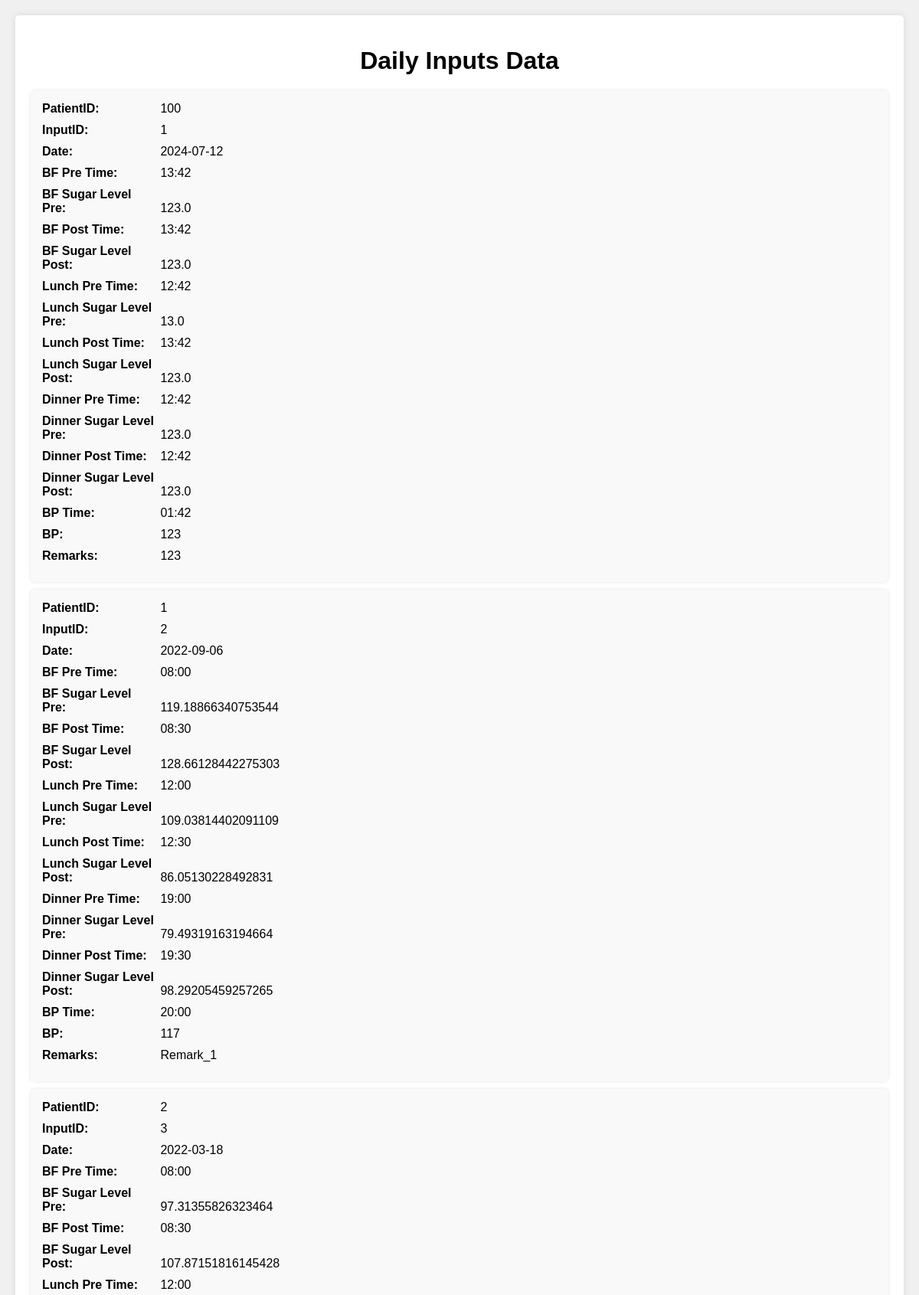
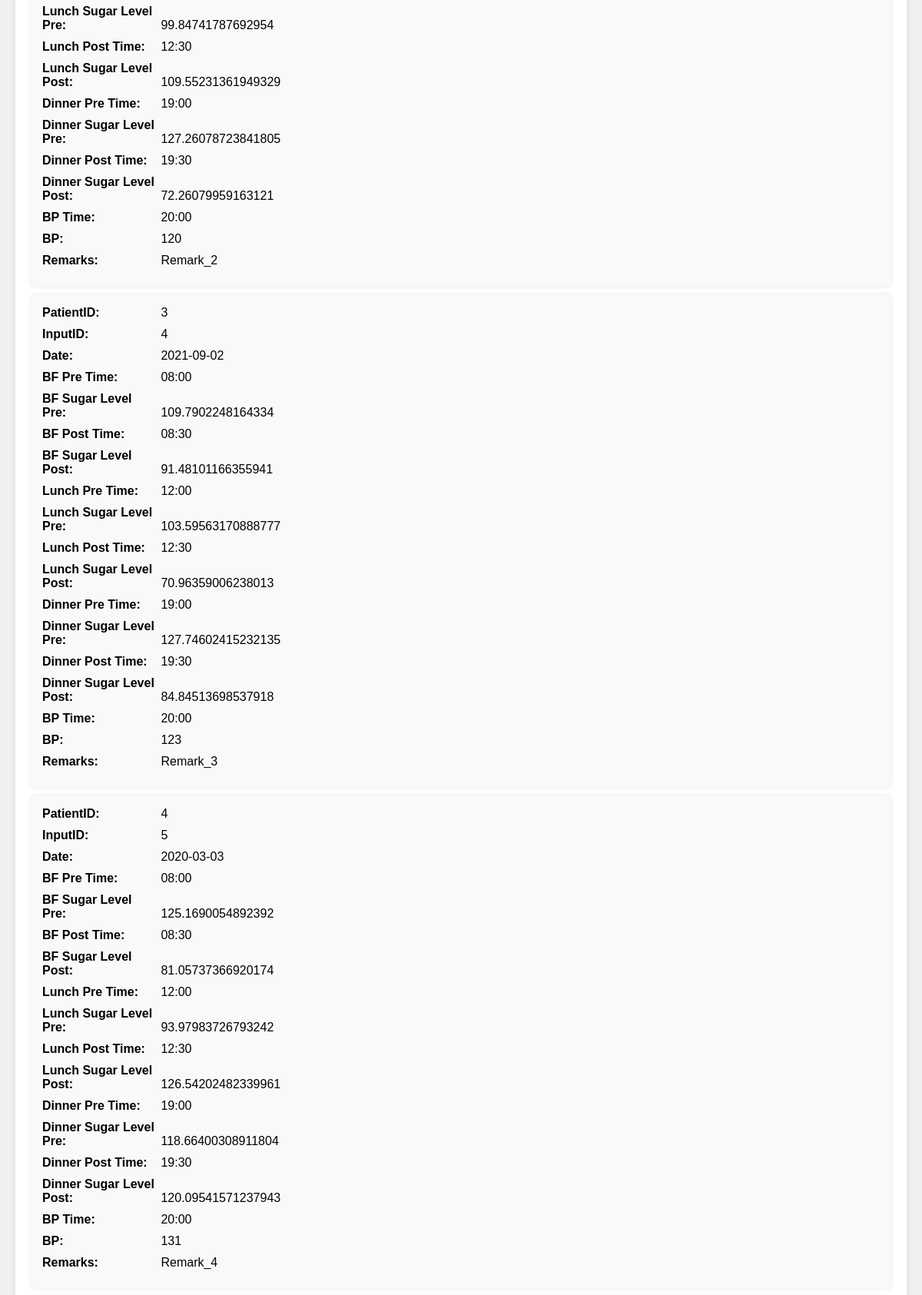
The page /dailyinputs (upper part) on the database its author committed (2 pictures, top to bottom).
### tables this page shows
CREATE TABLE DailyInputs (
                InputID INTEGER PRIMARY KEY AUTOINCREMENT,
                PatientID INTEGER,
                Date DATE,
                BfPreTime TIME,
                BfSugarLevelPre REAL,
                BfPostTime TIME,
                BfSugarLevelPost REAL,
                LunchPreTime TIME,
                LunchSugarLevelPre REAL,
                LunchPostTime TIME,
                LunchSugarLevelPost REAL,
                DinnerPreTime TIME,
                DinnerSugarLevelPre REAL,
                DinnerPostTime TIME,
                DinnerSugarLevelPost REAL,
                BPTime TIME,
                BP INTEGER,
                image BLOB,
                remarks TEXT
            );

### app.py (the view)
@app.route('/dailyinputs', methods=['GET'])
def fetch_dailyinputs():
    conn = get_db_connection(2)
    cursor = conn.cursor()
    cursor.execute("SELECT * FROM DailyInputs")
    rows = cursor.fetchall()
    cursor.close()
    conn.close()
    return render_template('dailyinputs.html', rows=rows)

### database.py (called while the page is built)
def get_db_connection(database):
    if database == 1:
        conn = sqlite3.connect('Details.db')
        conn.row_factory = sqlite3.Row
        return conn
    elif database == 2:
        conn = sqlite3.connect('History.db')
        conn.row_factory = sqlite3.Row
        return conn

### templates/dailyinputs.html (shortened to what this page needs)
<!DOCTYPE html>
<html lang="en">
<head>
    <link rel="stylesheet" href="{{ url_for('static', filename='style.css') }}">
</head>
<body>
    <div class="container">
        <h1>Daily Inputs Data</h1>
        {% for row in rows %}
        <div class="record">
            <div><strong>PatientID:</strong> {{ row['PatientID'] }}</div>
            <div><strong>InputID:</strong> {{ row['InputID'] }}</div>
            <div><strong>Date:</strong> {{ row['Date'] }}</div>
            <div><strong>BF Pre Time:</strong> {{ row['BfPreTime'] }}</div>
            <div><strong>BF Sugar Level Pre:</strong> {{ row['BfSugarLevelPre'] }}</div>
            <div><strong>BF Post Time:</strong> {{ row['BfPostTime'] }}</div>
            <div><strong>BF Sugar Level Post:</strong> {{ row['BfSugarLevelPost'] }}</div>
            <div><strong>Lunch Pre Time:</strong> {{ row['LunchPreTime'] }}</div>
            <div><strong>Lunch Sugar Level Pre:</strong> {{ row['LunchSugarLevelPre'] }}</div>
            <div><strong>Lunch Post Time:</strong> {{ row['LunchPostTime'] }}</div>
            <div><strong>Lunch Sugar Level Post:</strong> {{ row['LunchSugarLevelPost'] }}</div>
            <div><strong>Dinner Pre Time:</strong> {{ row['DinnerPreTime'] }}</div>
            <div><strong>Dinner Sugar Level Pre:</strong> {{ row['DinnerSugarLevelPre'] }}</div>
            <div><strong>Dinner Post Time:</strong> {{ row['DinnerPostTime'] }}</div>
            <div><strong>Dinner Sugar Level Post:</strong> {{ row['DinnerSugarLevelPost'] }}</div>
            <div><strong>BP Time:</strong> {{ row['BPTime'] }}</div>
            <div><strong>BP:</strong> {{ row['BP'] }}</div>
            <div><strong>Remarks:</strong> {{ row['remarks'] }}</div>
        </div>
        {% endfor %}
    </div>
</body>
</html>

### static/style.css (style rules this page uses)
body { font-family: Arial, sans-serif; background-color: #f0f0f0; margin: 0; padding: 20px; }
.container { background-color: #fff; padding: 20px; border-radius: 5px; box-shadow: 0 0 10px rgba(0, 0, 0, 0.1); }
h1 { text-align: center; margin-bottom: 20px; }
.record { background-color: #f9f9f9; padding: 15px; border-radius: 5px; margin-bottom: 10px; box-shadow: 0 0 5px rgba(0, 0, 0, 0.1); }
.record div { margin-bottom: 10px; }
.record div strong { display: inline-block; width: 150px; }

### rows shown on the page
DailyInputs: PatientID "100", InputID "1", Date "2024-07-12", BfPreTime "13:42", BfSugarLevelPre "123.0", BfPostTime "13:42", BfSugarLevelPost "123.0", LunchPreTime "12:42", LunchSugarLevelPre "13.0", LunchPostTime "13:42", LunchSugarLevelPost "123.0", DinnerPreTime "12:42", DinnerSugarLevelPre "123.0", DinnerPostTime "12:42", DinnerSugarLevelPost "123.0", BPTime "01:42", BP "123", remarks "123"
DailyInputs: PatientID "1", InputID "2", Date "2022-09-06", BfPreTime "08:00", BfSugarLevelPre "119.18866340753544", BfPostTime "08:30", BfSugarLevelPost "128.66128442275303", LunchPreTime "12:00", LunchSugarLevelPre "109.03814402091109", LunchPostTime "12:30", LunchSugarLevelPost "86.05130228492831", DinnerPreTime "19:00", DinnerSugarLevelPre "79.49319163194664", DinnerPostTime "19:30", DinnerSugarLevelPost "98.29205459257265", BPTime "20:00", BP "117", remarks "Remark_1"
DailyInputs: PatientID "2", InputID "3", Date "2022-03-18", BfPreTime "08:00", BfSugarLevelPre "97.31355826323464", BfPostTime "08:30", BfSugarLevelPost "107.87151816145428", LunchPreTime "12:00", LunchSugarLevelPre "99.84741787692954", LunchPostTime "12:30", LunchSugarLevelPost "109.55231361949329", DinnerPreTime "19:00", DinnerSugarLevelPre "127.26078723841805", DinnerPostTime "19:30", DinnerSugarLevelPost "72.26079959163121", BPTime "20:00", BP "120", remarks "Remark_2"
DailyInputs: PatientID "3", InputID "4", Date "2021-09-02", BfPreTime "08:00", BfSugarLevelPre "109.7902248164334", BfPostTime "08:30", BfSugarLevelPost "91.48101166355941", LunchPreTime "12:00", LunchSugarLevelPre "103.59563170888777", LunchPostTime "12:30", LunchSugarLevelPost "70.96359006238013", DinnerPreTime "19:00", DinnerSugarLevelPre "127.74602415232135", DinnerPostTime "19:30", DinnerSugarLevelPost "84.84513698537918", BPTime "20:00", BP "123", remarks "Remark_3"
DailyInputs: PatientID "4", InputID "5", Date "2020-03-03", BfPreTime "08:00", BfSugarLevelPre "125.1690054892392", BfPostTime "08:30", BfSugarLevelPost "81.05737366920174", LunchPreTime "12:00", LunchSugarLevelPre "93.97983726793242", LunchPostTime "12:30", LunchSugarLevelPost "126.54202482339961", DinnerPreTime "19:00", DinnerSugarLevelPre "118.66400308911804", DinnerPostTime "19:30", DinnerSugarLevelPost "120.09541571237943", BPTime "20:00", BP "131", remarks "Remark_4"
